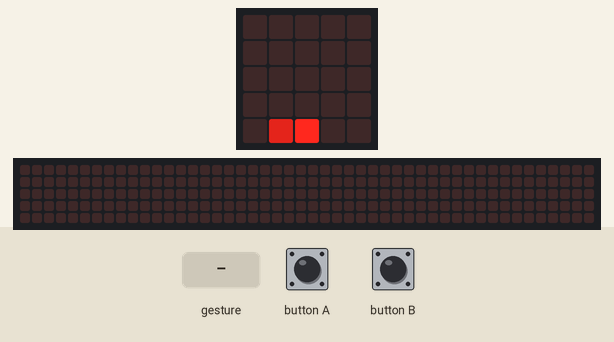
Recording of a program running on a simulated BBC micro:bit running MicroPython. On the bench: the board's 5×5 LED display, a strip that is not on the board, showing the scrolling text unrolled. Inputs (shaded band) come from the test bench. A reset restarts the program; random numbers come from a fixed seed; a tilt is held for 1.5 s and a shake lasts 1 s, then the board lies face up again; the 48×5 strip is a reading aid, not a part: it shows the text the display is scrolling, unrolled, one strip-width of it at a time.

Above: at 1.2 s.
1.3 s: gesture 'up'
At 2.8 s:
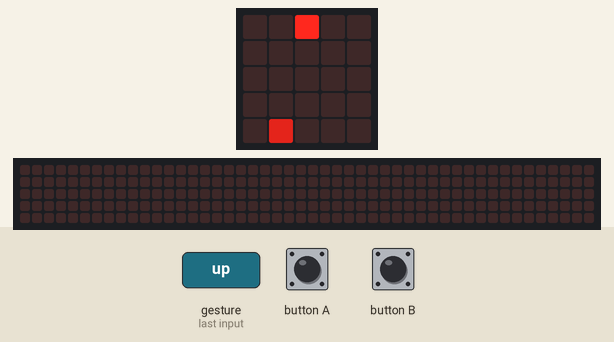
3.9 s: button A pressed for 0.15 s
At 4.02 s:
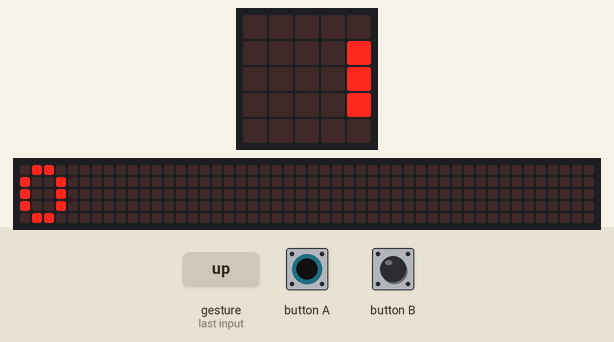
4.6 s: gesture 'left'
At 6.8 s:
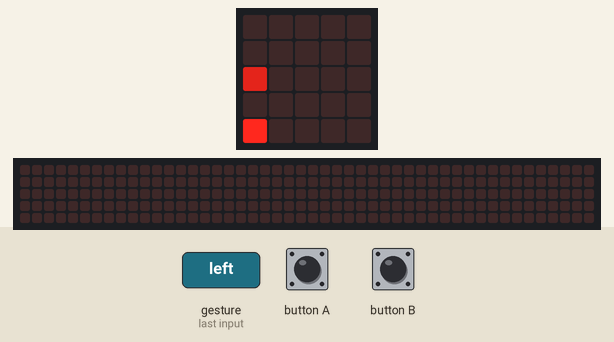
7.4 s: gesture 'right'
At 9.0 s:
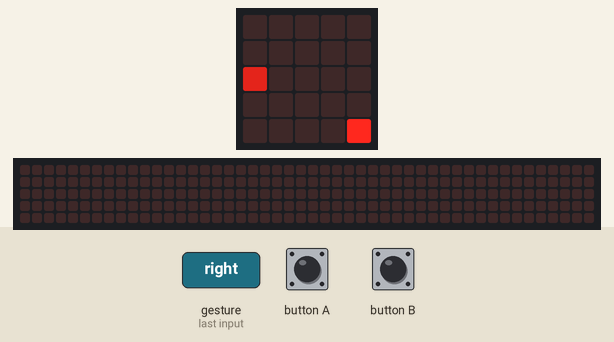
10.1 s: button A pressed for 1 s
At 10.38 s:
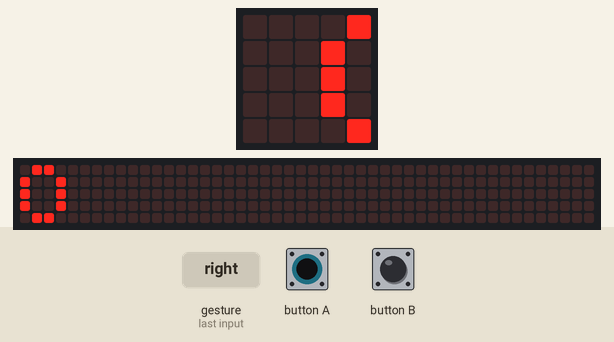
11.7 s: gesture 'up'
At 13.8 s:
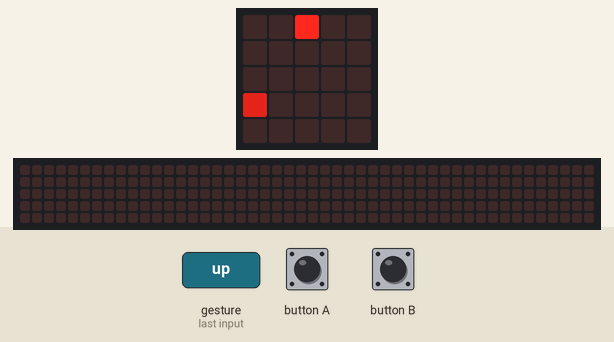
Timing chart, 0 to 15.2 s (numbered marks = the images above; inputs shaded):
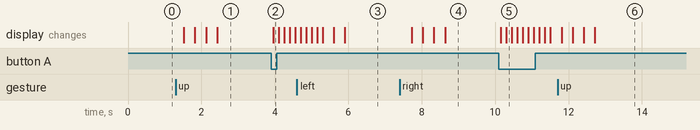

The program:

project_one.py
```python
# Imports the dependency
from microbit import *
import random

# your initial position at (2,4)
x = 2
y = 4

# random target object position
OBJ_X = random.randint(0,4)
OBJ_Y = random.randint(0,4)

# initialize score to zero
score = 0

# start of the infinite loop
while True:
    # move microbit according the accelerometer guesture.
    # NOTE: (0,0) is top left corner.  Therefore, "Down" gesture means y increasing
    if accelerometer.is_gesture('left'):
        x -= 1
    if accelerometer.is_gesture('right'):
        x += 1
    if accelerometer.is_gesture('down'):
        y += 1
    if accelerometer.is_gesture('up'):
        y -= 1

    # if user object move to boundary, it will stay there without going beyond.
    if x == -1:
        x = 0
    if x == 5:
        x = 4
    if y == -1:
        y = 0
    if y == 5:
        y = 4

    # increase the score when you hit the object and generate a new object position
    if OBJ_X == x and OBJ_Y == y:
        score += 1
        OBJ_X = random.randint(0,4)
        OBJ_Y = random.randint(0,4)

    display.set_pixel(x, y, 9) # show your location (with brighter dot)
    display.set_pixel(OBJ_X, OBJ_Y, 6) # show object's location (with lighter dot)
    # the value of sleep can control how fast the bit move.
    # lower the value the bit will move further
    sleep(300)
    display.clear()

    # end games if button A is pressed
    if button_a.was_pressed():
        break

# display the score if the game ends (breaking the infinite loop)
display.scroll(score)
reset()
```

Measured:
- after the input at 1.3 s, the display: first changes after 0.22 s (image 1 shows a later state)
- after the input at 3.9 s, the display: changes after 0.05 s (image 2)
- after the input at 7.4 s, the display: first changes after 0.33 s (image 4 shows a later state)
- after the input at 10.1 s, the display: first changes after 0.06 s (image 5 shows a later state)
